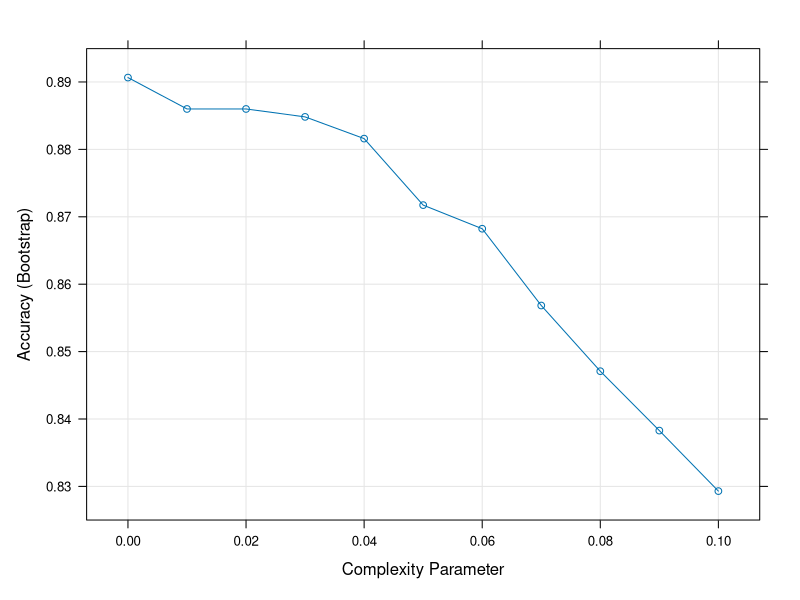

The R source for this figure:
library(caret)
library(tidyverse)
library(dslabs)

#######################################################################
# Start of Answer, for Q-3
# Fit a classification tree to the tissue_gene_expression dataset. 
# And estimate the accuracy.
# Plot the accuracies to report the results of the best model. 
#######################################################################

data("tissue_gene_expression")
set.seed(1991)
x <- tissue_gene_expression$x
y <- tissue_gene_expression$y
fit <- train(x, y, method="rpart", tuneGrid = data.frame(cp = seq(0, 0.1, 0.01))) 
plot(fit)
fit

#######################################################################
# Start of Answer, for Q-4
# Get the confusion matrix for the best fitting classification tree
#######################################################################

confusionMatrix(fit)

#Prediction    cerebellum   colon  endometrium  hippocampus  kidney  liver  placenta
#cerebellum        19.3     0.0         0.3         1.1       0.3    0.0      0.2
#colon              0.3    16.5         0.1         0.0       0.1    0.0      0.1
#endometrium        0.1     0.2         5.6         0.1       1.5    0.1      1.3
#hippocampus        0.2     0.0         0.0        15.3       0.1    0.0      0.0
#kidney             0.3     0.3         1.7         0.1     18.7     0.5      0.3
#liver              0.0     0.0         0.3         0.0       0.3    12.6     0.2
#placenta           0.2     0.0         0.4         0.0       0.5    0.1      0.9

#Accuracy (average) : 0.8878
